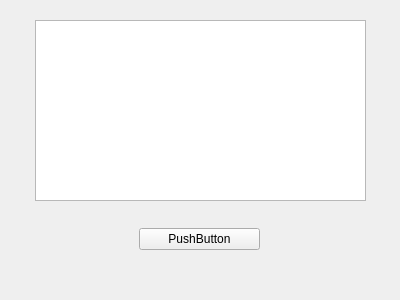
<?xml version="1.0" encoding="UTF-8"?>
<ui version="4.0">
 <class>Form</class>
 <widget class="QWidget" name="Form">
  <property name="geometry">
   <rect>
    <x>0</x>
    <y>0</y>
    <width>400</width>
    <height>300</height>
   </rect>
  </property>
  <property name="windowTitle">
   <string>Form</string>
  </property>
  <widget class="QWidget" name="gridLayoutWidget">
   <property name="geometry">
    <rect>
     <x>139</x>
     <y>219</y>
     <width>121</width>
     <height>41</height>
    </rect>
   </property>
   <layout class="QGridLayout" name="gridLayout">
    <item row="0" column="0">
     <widget class="QPushButton" name="HallOfFameBackBtn">
      <property name="text">
       <string>PushButton</string>
      </property>
     </widget>
    </item>
   </layout>
  </widget>
  <widget class="QTableWidget" name="HallofFameTable">
   <property name="geometry">
    <rect>
     <x>35</x>
     <y>20</y>
     <width>331</width>
     <height>181</height>
    </rect>
   </property>
  </widget>
 </widget>
 <resources/>
 <connections/>
</ui>
